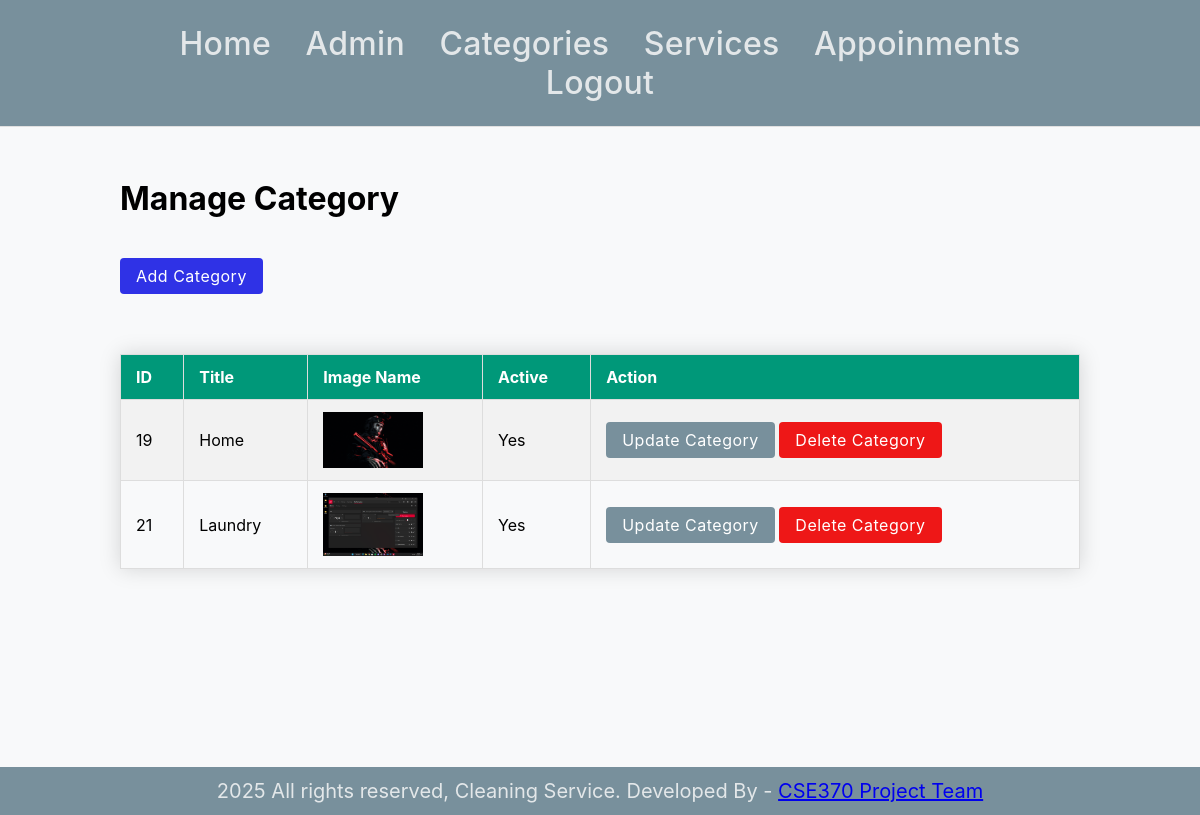
Screenshot of /admin/manage-category.php (signed in) with the database file from the repository.
### tables this page shows
CREATE TABLE `category` (
  `Id` int(10) NOT NULL,
  `Title` varchar(100) NOT NULL,
  `Image_Name` varchar(255) NOT NULL,
  `Active` varchar(10) NOT NULL
);

### admin/manage-category.php (the view)
<?php include('partial/menu.php'); ?>
<div class="main-content">
    <div class="wrapper">
        <br><br>
        <h1>Manage Category</h1>
        <br><br>
        <a href="add-category.php" class="btn-primary">Add Category</a>
        <br /><br /><br />
        <table class="tbl-full styled-table">
            <tr>
                <th>ID</th>
                <th>Title</th>
                <th>Image Name</th>
                <th>Active</th>
                <th>Action</th>
            </tr>
        <?php
            $sql="SELECT * FROM category";
            $res=mysqli_query($conn, $sql);
            $count=mysqli_num_rows($res);
            if($count>0)
            {
                while($rows=mysqli_fetch_assoc($res))
                {
                    $id=$rows['Id'];
                    $title=$rows['Title'];
                    $image_name=$rows['Image_Name'];
                    $active=$rows['Active'];
                    ?>
                    <tr>
                        <td><?php echo $id; ?></td>
                        <td><?php echo $title; ?></td>
                        <td><img src="<?php echo SITEURL; ?>images/category/<?php echo $image_name; ?>" width="100px" ></td>
                        <td><?php echo $active; ?></td>
                        <td>
                            <a href="update-category.php?id=<?php echo $id; ?>" class="btn-secondary">Update Category</a>
                            <a href="delete-category.php?id=<?php echo $id; ?>&image_name=<?php echo $image_name; ?>" class="btn-danger">Delete Category</a>
                        </td>
                    </tr>
                <?php
                }
            }
        ?>
        </table>
    </div>
</div>
<?php include('partial/footer.php') ?>

### admin/partial/menu.php (shortened to what this page needs)
<html>
    <head>
        <link rel="stylesheet" href="../css/admin.css">
    </head>
    <body>
        <div class="menu text-center">
            <div class="wrapper">
                <ul>
                    <li><a href="index.php">Home</a></li>
                    <li><a href="manage-admin.php">Admin</a></li>
                    <li><a href="manage-category.php">Categories</a></li>
                    <li><a href="manage-services.php">Services</a></li>
                    <li><a href="manage-appoinment.php">Appoinments</a></li>
                    <li><a href="admin-logout.php">Logout</a></li>
                </ul>
            </div>
        </div>

### admin/partial/footer.php
<div class="footer">
            <div class="wrapper">
                <p class="text-center">2025 All rights reserved, Cleaning Service. Developed By - <a href="contact.php"> CSE370 Project Team</a></p>
            </div>
        </div>
    </body>
</html>

### css/admin.css (style rules this page uses)
* { margin: 0; padding: 0; font-family: -apple-system, BlinkMacSystemFont, "Segoe UI", Roboto, Oxygen-Sans, Ubuntu, Cantarell, "Helvetica Neue", sans-serif; }
.tbl-full { width: 100%; border-collapse: collapse; margin-top: 20px; box-shadow: 0 0 20px rgba(0, 0, 0, 0.15); text-align: left; }
.wrapper { padding: 1%; width: 80%; margin: 0 auto; }
.text-center { text-align: center; }
.tbl-full th, .tbl-full td { padding: 12px 15px; border: 1px solid #ddd; text-align: left; }
.tbl-full th { background-color: #009879; color: white; font-weight: bold; }
.tbl-full tr:nth-child(even) { background-color: #f2f2f2; }
.btn-primary { display: inline-block; padding: 8px 16px; background-color: #2f32e6; color: white; text-decoration: none; border-radius: 4px; font-weight: normal; transition: all 0.2s ease; border: none; box-shadow: none; letter-spacing: 0.5px; }
.btn-secondary { display: inline-block; padding: 8px 16px; background-color: #78909c; color: white; text-decoration: none; border-radius: 4px; font-weight: normal; transition: all 0.2s ease; border: none; box-shadow: none; letter-spacing: 0.5px; }
.btn-danger { display: inline-block; padding: 8px 16px; background-color: #ee1717; color: white; text-decoration: none; border-radius: 4px; font-weight: normal; transition: all 0.2s ease; border: none; box-shadow: none; letter-spacing: 0.5px; }
.main-content { background-color: #f8f9fa; min-height: 80vh; }
.menu { border-bottom: 1px solid #e0e0e0; padding: 12px 0; background-color: #78909c; font-family: "Poppins"; }
.menu ul { list-style-type: none; margin: 0; padding: 0; text-align: center; }
.menu ul li { display: inline-block; margin: 0 15px; position: relative; }
.menu ul li a { text-decoration: none; font-weight: 500; color: #e3e7e9; padding: 8px 0; font-size: 32px; letter-spacing: 0.3px; transition: all 0.3s ease; }
.menu ul li a::after { content: ""; position: absolute; width: 0; height: 2px; bottom: 0; left: 0; background-color: #2c7da0; transition: width 0.3s ease; }
.footer { background-color: #78909c; font-size: 20px; color: #e3e7e9; }

### rows the page displays
category: Id "19", Title "Home", Image_Name (picture), Active "Yes"
category: Id "21", Title "Laundry", Image_Name (picture), Active "Yes"
